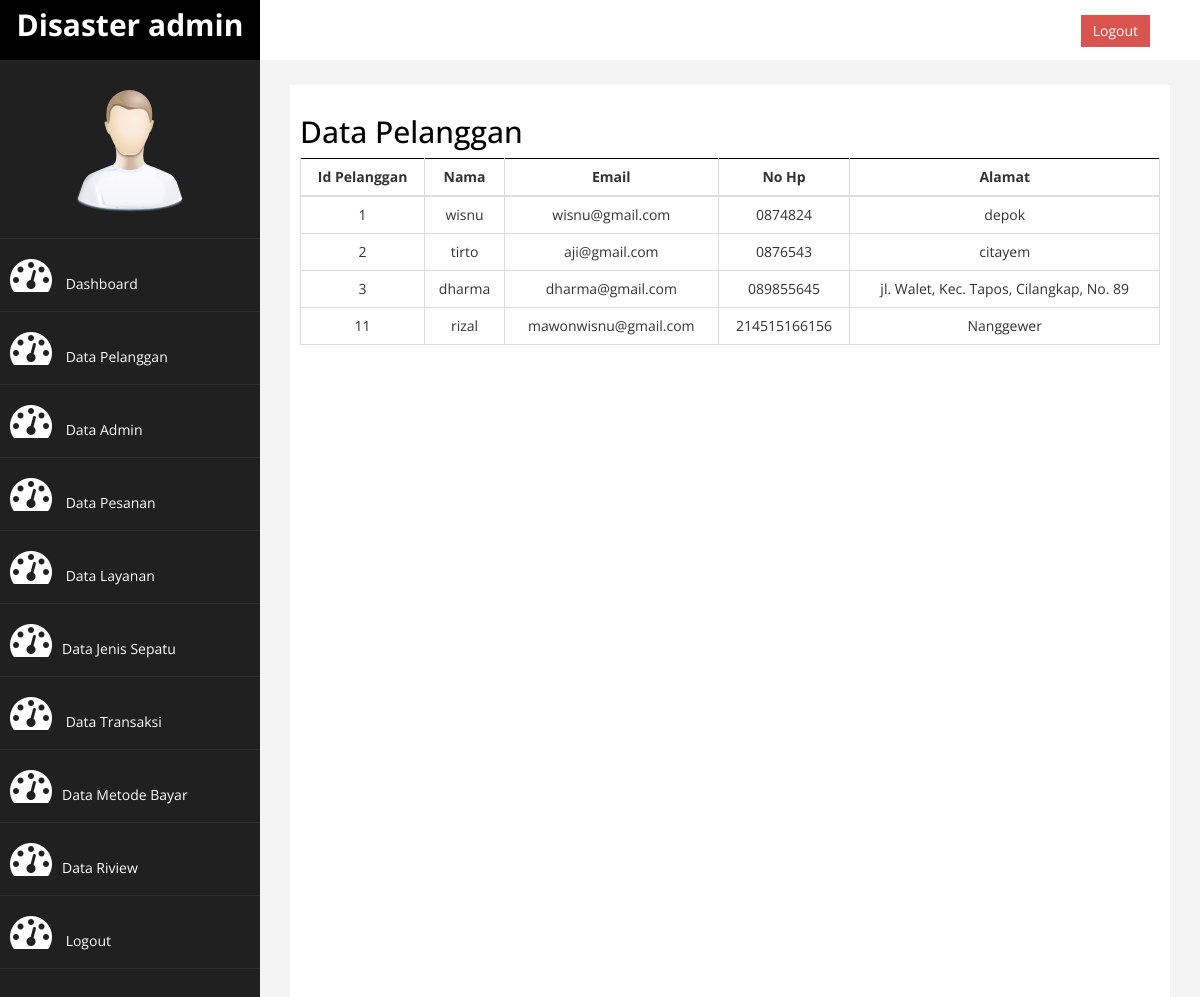
The page /admin/index.php?halaman=pelanggan (signed in) on the database its author committed.
### tables this page shows
CREATE TABLE `data_pelanggan` (
  `id_pel` int(11) NOT NULL,
  `nama_pel` varchar(100) NOT NULL,
  `username_pel` varchar(50) NOT NULL,
  `email_pel` varchar(50) NOT NULL,
  `pass_pel` varchar(20) NOT NULL,
  `nohp_pel` varchar(20) NOT NULL,
  `alamat_pel` text NOT NULL
);

### admin/pelanggan.php (the view, shortened to what this page needs)
<!DOCTYPE html>
<html xmlns="http://www.w3.org/1999/xhtml">
<head>
    <link href="assets/css/bootstrap.css" rel="stylesheet" />
    <link href="assets/css/font-awesome.css" rel="stylesheet" />
    <link href="assets/js/morris/morris-0.4.3.min.css" rel="stylesheet" />
    <link href="assets/css/custom.css" rel="stylesheet" />
    <link rel="stylesheet" href="./assets/css/style2.css">
</head>
<body>
    <h2>Data Pelanggan</h2>
    <div class="container-table">
        <table class="table table-bordered text-center">
            <thead>
                <tr>
                    <th>Id Pelanggan</th>
                    <th>Nama</th>
                    <th>Email</th>
                    <th>No Hp</th>
                    <th>Alamat</th>
                </tr>
            </thead>
            <tbody>
                <?php
                include "function.php";
                $query = mysqli_query($koneksi, "select id_pel, username_pel, email_pel, nohp_pel, alamat_pel from data_pelanggan");
                while ($data = mysqli_fetch_array($query)) {
                ?>
                    <tr>
                        <td><?php echo $data['id_pel']; ?></td>
                        <td><?php echo $data['username_pel']; ?></td>
                        <td><?php echo $data['email_pel']; ?></td>
                        <td><?php echo $data['nohp_pel']; ?></td>
                        <td><?php echo $data['alamat_pel']; ?></td>
                    </tr>
                <?php } ?>
            </tbody>
        </table>
    </div>
</body>
</html>

### admin/index.php (shortened to what this page needs)
<!DOCTYPE html>
<html xmlns="http://www.w3.org/1999/xhtml">
<head>
    <link href="assets/css/bootstrap.css" rel="stylesheet" />
    <link href="assets/css/font-awesome.css" rel="stylesheet" />
    <link href="assets/js/morris/morris-0.4.3.min.css" rel="stylesheet" />
    <link href="assets/css/custom.css" rel="stylesheet" />
</head>
<body>
    <div id="wrapper">
        <nav class="navbar navbar-default navbar-cls-top " role="navigation" style="margin-bottom: 0">
            <div class="navbar-header">
                <a class="navbar-brand" href="index.php">Disaster admin</a>
            </div>
    <div style="color: white; padding: 15px 50px 5px 50px; float: right; font-size: 16px;"><a href="index.php?halaman=logout" class="btn btn-danger square-btn-adjust">Logout</a> </div>
        </nav>
                <nav class="navbar-default navbar-side" role="navigation">
            <div class="sidebar-collapse">
                <ul class="nav" id="main-menu">
				<li class="text-center">
                    <img src="assets/img/find_user.png" class="user-image img-responsive"/>
					</li>
                    <li><a class="active-menu"  href="index.php"><i class="fa fa-dashboard fa-3x"></i> Dashboard</a></li>
                    <li><a class="active-menu"  href="index.php?halaman=pelanggan"><i class="fa fa-dashboard fa-3x"></i> Data Pelanggan</a></li>
                    <li><a class="active-menu"  href="index.php?halaman=admin"><i class="fa fa-dashboard fa-3x"></i> Data Admin</a></li>
                    <li><a class="active-menu"  href="index.php?halaman=pesanan"><i class="fa fa-dashboard fa-3x"></i> Data Pesanan</a></li>
                    <li><a class="active-menu"  href="index.php?halaman=data_paket"><i class="fa fa-dashboard fa-3x"></i> Data Layanan</a></li>
                    <li><a class="active-menu"  href="index.php?halaman=jenis_sepatu"><i class="fa fa-dashboard fa-3x"></i>Data Jenis Sepatu</a></li>
                    <li><a class="active-menu"  href="index.php?halaman=dat_transaksi"><i class="fa fa-dashboard fa-3x"></i> Data Transaksi</a></li>
                    <li><a class="active-menu"  href="index.php?halaman=met_bayar"><i class="fa fa-dashboard fa-3x"></i>Data Metode Bayar</a></li>
                    <li><a class="active-menu"  href="index.php?halaman=riview"><i class="fa fa-dashboard fa-3x"></i>Data Riview</a></li>
                    <li><a class="active-menu" href="index.php?halaman=logout"><i class="fa fa-dashboard fa-3x"></i> Logout</a></li>
                </ul>
            </div>
        </nav>
        <div id="page-wrapper" >
            <div id="page-inner">
                <?php
                if (isset($_GET ["halaman"]))
                {
                    if ($_GET ["halaman"]=="pelanggan")
                    {
                        include "pelanggan.php";
                    }
                }
                else
                {
                    include "dashboard.php";
                }
                ?>
            </div>
            </div>
        </div>
</body>
</html>

### admin/assets/css/custom.css (style rules this page uses)
body { font-family: 'Open Sans', sans-serif; }
#wrapper { width: 100%; background:#202020; }
#page-wrapper { padding: 15px 15px; min-height: 600px; background:#F3F3F3; }
#page-inner { width:100%; margin:10px 20px 10px 0px; background-color:#fff!important; padding:10px; min-height:1200px; }
.text-center { text-align:center; }
h2 { color: #000; }
.square-btn-adjust { border: 0px solid transparent; -webkit-border-radius: 0px; -moz-border-radius: 0px; border-radius: 0px; }
.user-image { margin: 25px auto; -webkit-border-radius: 10px; -moz-border-radius: 10px; border-radius: 10px; max-height:170px; max-width:170px; }
.navbar-cls-top .navbar-brand { color: #fff; background: #202020; width: 260px; text-align: center; height: 60px; font-size: 30px; font-weight: 700; }
.sidebar-collapse , .sidebar-collapse .nav { background:none; }
.sidebar-collapse .nav { padding:0; }
.sidebar-collapse .nav > li > a { color:#fff; background:#202020; text-shadow:none; }
.sidebar-collapse > .nav > li > a { padding:15px 10px; }
.sidebar-collapse > .nav > li { border-bottom: 1px solid rgba(107, 108, 109, 0.19); }
.navbar-side { border:none; background-color: #202020; }
.navbar-cls-top { background:#fff; border-bottom:none; }
.navbar-default { border:0px solid black; }
.navbar-header { background: #000; }
.nav > li > a > i { margin-right:10px; }
@media (min-width:768px) { #page-wrapper { margin: 0 0 0 260px; padding: 15px 30px; min-height: 1200px; } }
@media (min-width:768px) { .navbar-side { z-index: 1; position: absolute; width: 260px; } }
@media (min-width:768px) { .navbar { border-radius: 0px; } }
.table { text-align: center; }

### admin/assets/css/style2.css (style rules this page uses)
* { box-sizing: border-box; margin: 0; padding: 0; }
.container-table { overflow-x: auto; }

### rows shown on the page
data_pelanggan: id_pel "1", username_pel "wisnu", email_pel "wisnu@gmail.com", nohp_pel "0874824", alamat_pel "depok"
data_pelanggan: id_pel "2", username_pel "tirto", email_pel "aji@gmail.com", nohp_pel "0876543", alamat_pel "citayem"
data_pelanggan: id_pel "3", username_pel "dharma", email_pel "dharma@gmail.com", nohp_pel "089855645", alamat_pel "jl. Walet, Kec. Tapos, Cilangkap, No. 89"
data_pelanggan: id_pel "11", username_pel "rizal", email_pel "mawonwisnu@gmail.com", nohp_pel "214515166156", alamat_pel "Nanggewer"
